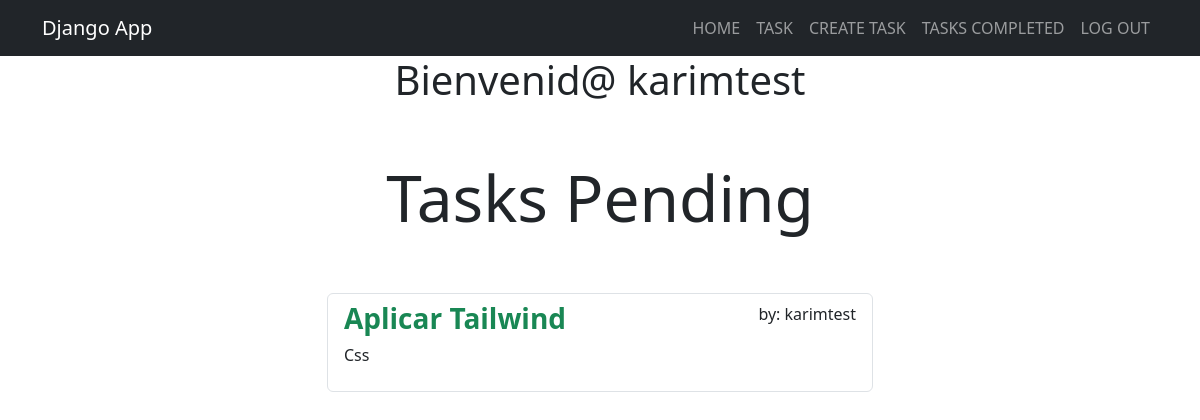
/tasks/ (signed in), run on an earlier commit of the app's database.
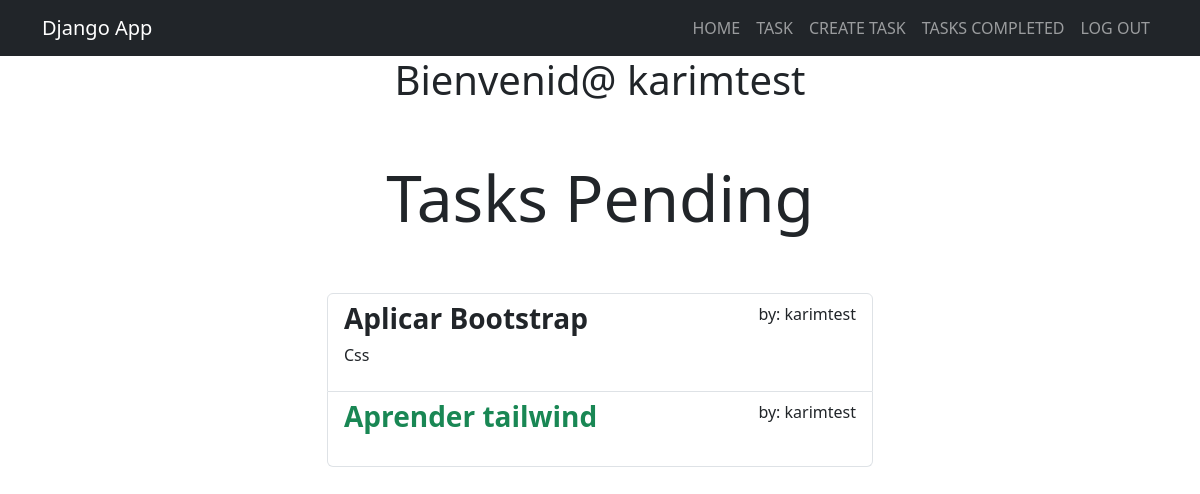
And on a later commit of the database.
### tasks/models.py (models this page shows, shortened)
class Task(models.Model):
    title = models.CharField(max_length=200)
    description = models.TextField(blank=True)
    created = models.DateTimeField(auto_now_add=True)
    datecompleted = models.DateTimeField(null=True, blank=True)
    important = models.BooleanField(default=False)
    user = models.ForeignKey(User, on_delete=models.CASCADE)

### tasks/views.py (the view)
# urls.py: path('tasks/', views.tasks, name='tasks'),
@login_required
def tasks(request):
    tasks = Task.objects.filter(user=request.user, datecompleted__isnull=True)
    return render(request, 'tasks.html', {
        'tasks' : tasks
    })

### tasks/templates/tasks.html
{% extends 'base.html' %}
{% block content %}
<main class="container">
  <div class="row">
    <div class="col-md-6 offset-md-3">
      <h1 class="text-center display-3 py-5">Tasks Pending</h1>
      <ul class="list-group">
        {% for task in tasks %}
        <a class="list-group-item" href="{% url 'task_detail' task.id %}">
          <header class="d-flex justify-content-between">
            {% if task.important %}
            <h3 class="fw-bold text-success">{{task.title}}</h3>
            {% else %}
            <h3 class="fw-bold">{{task.title}}</h3>
            {% endif %}
            <p>by: {{task.user.username}}</p>
          </header>
          <p>{{task.description}}</p>
        </a>
        {% endfor %}
      </ul>
    </div>
  </div>
</main>
{% endblock %}

### tasks/templates/base.html (shortened to what this page needs)
<!DOCTYPE html>
<html lang="en">
  <head>
    <link
      rel="stylesheet"
      href="	https://cdn.jsdelivr.net/npm/bootstrap@5.3.3/dist/css/bootstrap.min.css"
    />
  </head>
  <header>
    <nav class="navbar navbar-expand-lg bg-dark navbar-dark">
      <div class="container">
        <a class="navbar-brand" href="/">Django App</a>
        <div class="collapse navbar-collapse" id="navbarNav">
          <ul class="navbar-nav ms-auto">
            <li class="nav-item" >
              <a class="nav-link" href="/">HOME</a>
            </li>
            <li class="nav-item">
              <a class="nav-link" href="{% url 'tasks' %}">TASK</a>
            </li>
            <li class="nav-item">
              <a class="nav-link" href="{% url 'create_task' %}">CREATE TASK</a>
            </li class="nav-item">
            {% if user.is_authenticated %}
            <li class="nav-item">
              <a class="nav-link" href="{% url 'tasks_completed' %}">TASKS COMPLETED</a>
            </li>
            <li class="nav-item">
              <a class="nav-link" href="{% url 'logout' %}">LOG OUT</a>
            </li>
            {% endif %}
          </ul>
        </div>
      </div>
    </nav>
    {% if user.is_authenticated %}
    <h1 class="text-center">Bienvenid@ {{ user.username }}</h1>
    {% endif %}
  </header>
  <body>
    {% block content %} {% endblock %}
  </body>
</html>

What changed in the data, as far as the page shows it:
changed Task "Css": important True → False (drawn); title "Aplicar Tailwind" → "Aplicar Bootstrap"
added Task: title "Aprender tailwind", user.username "karimtest"
